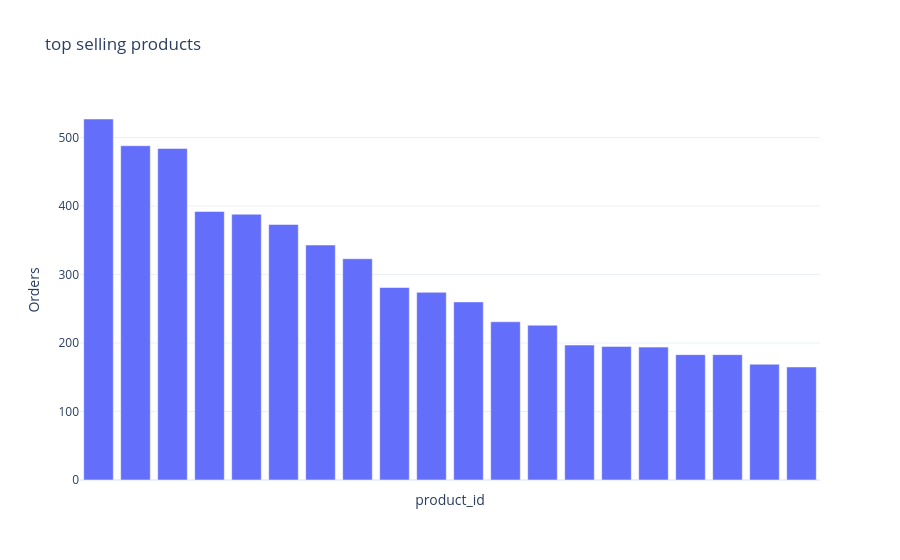

The cell this chart's notebook holds for it:
### Code cell
fig = px.bar(
    top_products,
    x="product_id",
    y="Orders",
    title="top selling products",
    template="plotly_white"
)
fig.update_xaxes(showticklabels=False)
fig.show()

### Figure 1 — Plotly figure (JSON) as saved in the notebook; plotly's stock layout.template omitted (floating-point values rounded to 4 significant figures)
{"data": [{"hovertemplate": "product_id=%{x}<br>Orders=%{y}<extra></extra>", "legendgroup": "", "marker": {"color": "#636efa", "pattern": {"shape": ""}}, "name": "", "orientation": "v", "showlegend": false, "textposition": "auto", "type": "bar", "x": ["aca2eb7d00ea1a7b8ebd4e68314663af", "99a4788cb24856965c36a24e339b6058", "422879e10f46682990de24d770e7f83d", "389d119b48cf3043d311335e499d9c6b", "368c6c730842d78016ad823897a372db", "53759a2ecddad2bb87a079a1f1519f73", "d1c427060a0f73f6b889a5c7c61f2ac4", "53b36df67ebb7c41585e8d54d6772e08", "154e7e31ebfa092203795c972e5804a6", "3dd2a17168ec895c781a9191c1e95ad7", "2b4609f8948be18874494203496bc318", "7c1bd920dbdf22470b68bde975dd3ccf", "a62e25e09e05e6faf31d90c6ec1aa3d1", "5a848e4ab52fd5445cdc07aab1c40e48", "bb50f2e236e5eea0100680137654686c", "e0d64dcfaa3b6db5c54ca298ae101d05", "e53e557d5a159f5aa2c5e995dfdf244b", "42a2c92a0979a949ca4ea89ec5c7b934", "b532349fe46b38fbc7bb3914c1bdae07", "35afc973633aaeb6b877ff57b2793310"], "xaxis": "x", "y": [527, 488, 484, 392, 388, 373, 343, 323, 281, 274, 260, 231, 226, 197, 195, 194, 183, 183, 169, 165], "yaxis": "y"}], "layout": {"barmode": "relative", "legend": {"tracegroupgap": 0}, "title": {"text": "top selling products"}, "xaxis": {"anchor": "y", "domain": [0, 1], "showticklabels": false, "title": {"text": "product_id"}}, "yaxis": {"anchor": "x", "domain": [0, 1], "title": {"text": "Orders"}}}}
